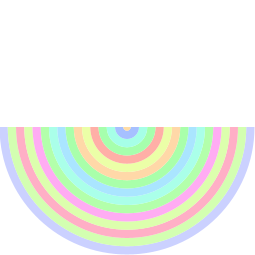
Frame 1 (no input)
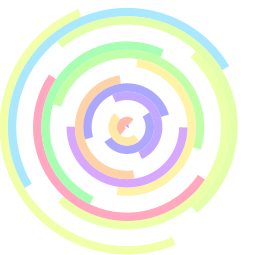
Frame 60 (the mouse pressed at the canvas centre just before this capture)
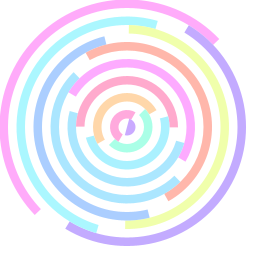
Frame 120 (the mouse held since frame 60 and released just before this capture)

The Processing sketch that drew these frames (run headless with seeded random() and noise(); from frame 60 on, the mouse is pressed at the canvas centre):

// Processing sketch: processing_18169
// ── processing_18169.pde

float StartAngle = 0;
float AngleBump = 0;
color Color1 = color(180,95,10);
color Color2 = color(255);

void setup(){

  size(255,255);
  smooth();
  colorMode(HSB);

}

void draw(){

  //background(Color2);
 background(255);
  noStroke();
  float radius = width;
  int circleCount = 0;
  
  float angle = StartAngle;
  
  while(radius > 0){
fill(255);
    ellipse(width/2,height/2,radius,radius*height/width);
fill(random(255),100,255,millis()%255);
    arc(width/2,height/2,radius,radius*height/width,angle,angle + PI);
    radius -= (second() + minute() + hour())/4.;
    angle += AngleBump;
  };
  
  StartAngle += 0.02;
  AngleBump += 0.02 + second()/10000.;

}
                                                                
